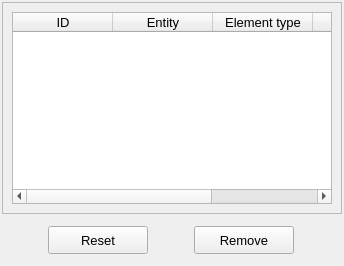
           <widget class="QWidget" name="tab_list">
            <attribute name="title">
             <string>List</string>
            </attribute>
            <layout class="QGridLayout" name="gridLayout_9">
             <property name="leftMargin">
              <number>2</number>
             </property>
             <property name="topMargin">
              <number>2</number>
             </property>
             <property name="rightMargin">
              <number>2</number>
             </property>
             <property name="bottomMargin">
              <number>2</number>
             </property>
             <property name="spacing">
              <number>2</number>
             </property>
             <item row="0" column="0">
              <widget class="QFrame" name="frame_5">
               <property name="frameShape">
                <enum>QFrame::Shape::StyledPanel</enum>
               </property>
               <property name="frameShadow">
                <enum>QFrame::Shadow::Raised</enum>
               </property>
               <layout class="QGridLayout" name="gridLayout_2">
                <item row="0" column="0">
                 <widget class="QTreeWidget" name="treeWidget_distributed_loads">
                  <property name="minimumSize">
                   <size>
                    <width>320</width>
                    <height>0</height>
                   </size>
                  </property>
                  <property name="maximumSize">
                   <size>
                    <width>16777215</width>
                    <height>200</height>
                   </size>
                  </property>
                  <property name="font">
                   <font>
                    <family>MS Shell Dlg 2</family>
                    <pointsize>10</pointsize>
                    <italic>false</italic>
                    <bold>false</bold>
                   </font>
                  </property>
                  <property name="toolTip">
                   <string>Select a node to remove the attributed boundary condition.</string>
                  </property>
                  <property name="indentation">
                   <number>1</number>
                  </property>
                  <property name="headerHidden">
                   <bool>false</bool>
                  </property>
                  <attribute name="headerHighlightSections">
                   <bool>false</bool>
                  </attribute>
                  <attribute name="headerShowSortIndicator" stdset="0">
                   <bool>false</bool>
                  </attribute>
                  <attribute name="headerStretchLastSection">
                   <bool>true</bool>
                  </attribute>
                  <column>
                   <property name="text">
                    <string>ID</string>
                   </property>
                   <property name="textAlignment">
                    <set>AlignCenter</set>
                   </property>
                  </column>
                  <column>
                   <property name="text">
                    <string>Entity</string>
                   </property>
                   <property name="textAlignment">
                    <set>AlignCenter</set>
                   </property>
                  </column>
                  <column>
                   <property name="text">
                    <string>Element type</string>
                   </property>
                   <property name="textAlignment">
                    <set>AlignCenter</set>
                   </property>
                  </column>
                  <column>
                   <property name="text">
                    <string>Label</string>
                   </property>
                   <property name="textAlignment">
                    <set>AlignCenter</set>
                   </property>
                  </column>
                  <column>
                   <property name="text">
                    <string>Value</string>
                   </property>
                   <property name="textAlignment">
                    <set>AlignCenter</set>
                   </property>
                  </column>
                 </widget>
                </item>
               </layout>
              </widget>
             </item>
             <item row="1" column="0">
              <widget class="QFrame" name="frame_3">
               <property name="minimumSize">
                <size>
                 <width>320</width>
                 <height>48</height>
                </size>
               </property>
               <property name="maximumSize">
                <size>
                 <width>16777215</width>
                 <height>48</height>
                </size>
               </property>
               <property name="frameShape">
                <enum>QFrame::Shape::NoFrame</enum>
               </property>
               <property name="frameShadow">
                <enum>QFrame::Shadow::Raised</enum>
               </property>
               <layout class="QGridLayout" name="gridLayout_8">
                <property name="leftMargin">
                 <number>4</number>
                </property>
                <property name="topMargin">
                 <number>4</number>
                </property>
                <property name="rightMargin">
                 <number>4</number>
                </property>
                <property name="bottomMargin">
                 <number>4</number>
                </property>
                <property name="spacing">
                 <number>4</number>
                </property>
                <item row="0" column="0">
                 <widget class="QPushButton" name="pushButton_reset">
                  <property name="minimumSize">
                   <size>
                    <width>100</width>
                    <height>28</height>
                   </size>
                  </property>
                  <property name="maximumSize">
                   <size>
                    <width>100</width>
                    <height>28</height>
                   </size>
                  </property>
                  <property name="font">
                   <font>
                    <family>MS Shell Dlg 2</family>
                    <pointsize>10</pointsize>
                    <italic>false</italic>
                    <bold>false</bold>
                   </font>
                  </property>
                  <property name="styleSheet">
                   <string notr="true"/>
                  </property>
                  <property name="text">
                   <string>Reset</string>
                  </property>
                 </widget>
                </item>
                <item row="0" column="1">
                 <widget class="QPushButton" name="pushButton_remove">
                  <property name="minimumSize">
                   <size>
                    <width>100</width>
                    <height>28</height>
                   </size>
                  </property>
                  <property name="maximumSize">
                   <size>
                    <width>100</width>
                    <height>28</height>
                   </size>
                  </property>
                  <property name="font">
                   <font>
                    <family>MS Shell Dlg 2</family>
                    <pointsize>10</pointsize>
                    <italic>false</italic>
                    <bold>false</bold>
                   </font>
                  </property>
                  <property name="styleSheet">
                   <string notr="true"/>
                  </property>
                  <property name="text">
                   <string>Remove</string>
                  </property>
                 </widget>
                </item>
               </layout>
              </widget>
             </item>
            </layout>
           </widget>
